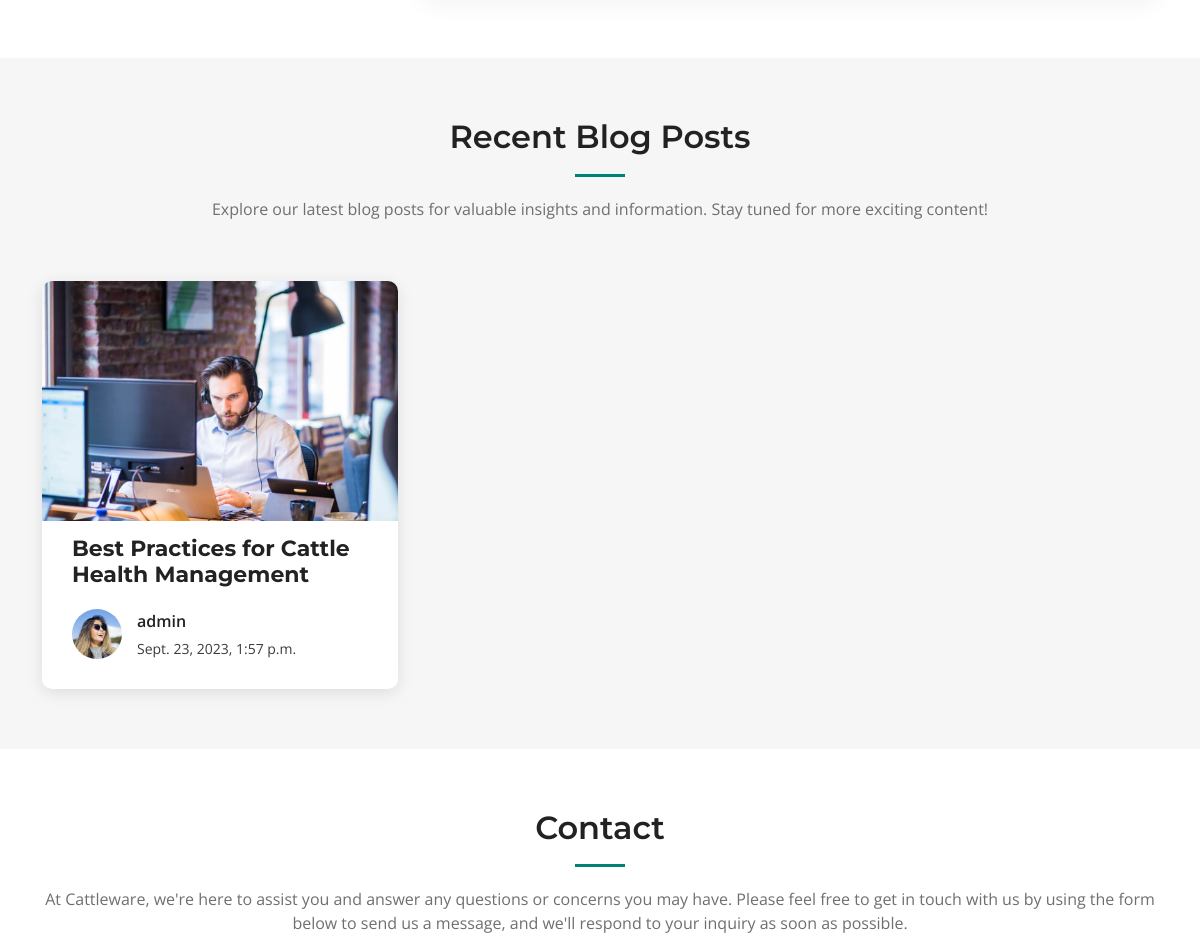
The app's page / (middle part), older data.
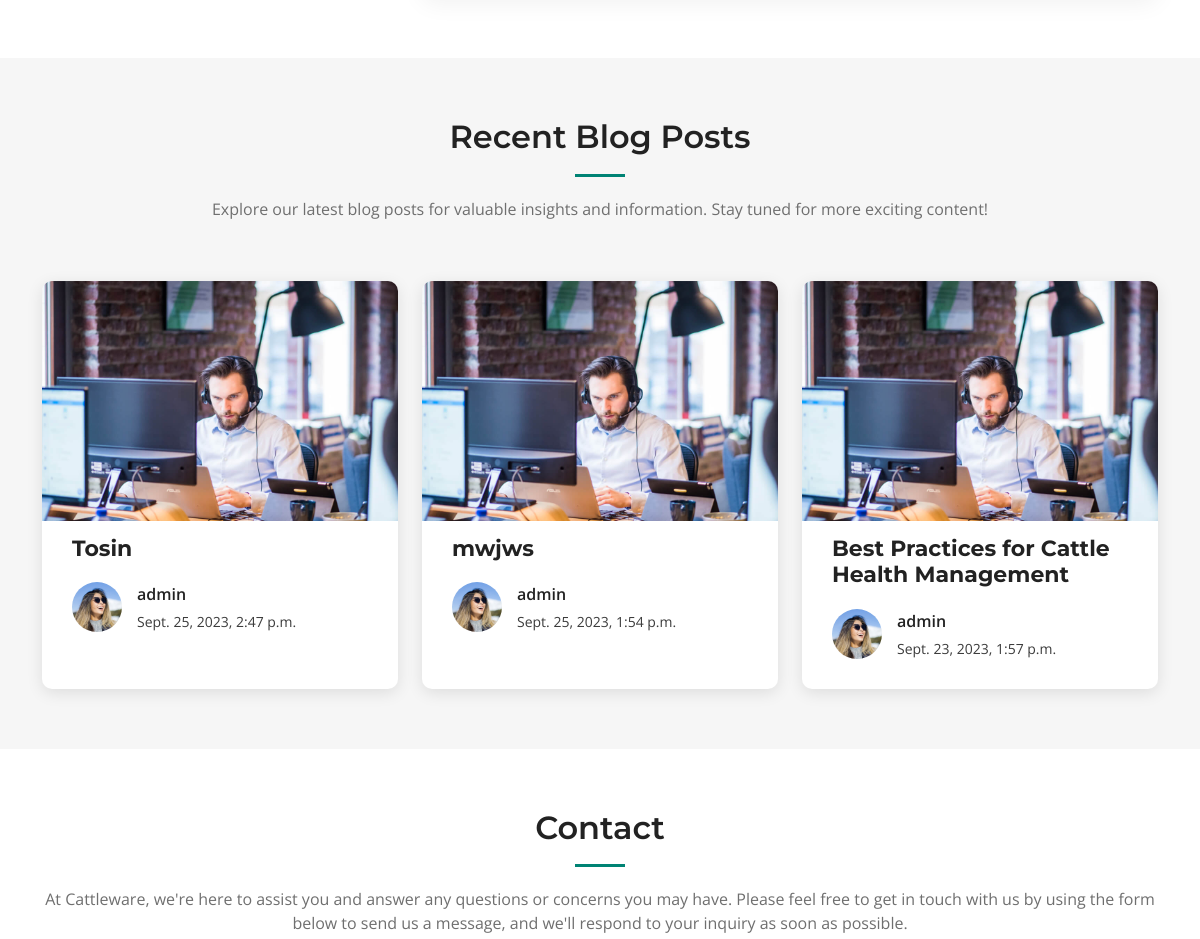
The same page, newer data.
### blog/models.py (models this page shows, shortened)
class BlogPost(models.Model):
    title = models.CharField(max_length=200)
    author = models.ForeignKey(User, on_delete=models.CASCADE)
    content = models.TextField()
    pub_date = models.DateTimeField(auto_now_add=True)
    approve = models.BooleanField(default=False)

### main/views.py (the view)
# urls.py: 2. Add a URL to urlpatterns:  path('', views.home, name='home')
def home(request):
    recent_blogs = BlogPost.objects.all().order_by('-pub_date')[:3]
    return render(request, 'index.html', {"recent_blogs": recent_blogs})

### templates/index.html (shortened to what this page needs)
{% extends 'base.html' %}
{% load static %}
{% block content %}
  <main id="main">
    <section id="faq" class="faq">
    </section>
    <section id="recent-posts" class="recent-posts sections-bg">
      <div class="container" data-aos="fade-up">
        <div class="section-header">
          <h2>Recent Blog Posts</h2>
          <p>Explore our latest blog posts for valuable insights and information. Stay tuned for more exciting content!</p>
        </div>
        <div class="row gy-4">
{% for recent_blog in recent_blogs %}
          <div class="col-xl-4 col-md-6">
            <article>
              <div class="post-img">
                <img src="{% static '/img/blog/blog-1.jpg' %}" alt="" class="img-fluid">
              </div>
              <h2 class="title">
                <a href="{% url 'blog_post_detail' recent_blog.pk %}">{{ recent_blog.title }}</a>
              </h2>
              <div class="d-flex align-items-center">
                <img src="{% static '/img/blog/blog-author.jpg" alt="" class="img-fluid post-author-img flex-shrink-0">
                <div class="post-meta">
                  <p class="post-author">{{ recent_blog.author }}</p>
                  <p class="post-date">
                    <time datetime="2022-01-01">{{ recent_blog.pub_date }}</time>
                  </p>
                </div>
              </div>
            </article>
          </div>
        </div>
      </div>
    </section>
    <section id="contact" class="contact">
      <div class="container" data-aos="fade-up">
        <div class="section-header">
          <h2>Contact</h2>
          <p>At Cattleware, we're here to assist you and answer any questions or concerns you may have. Please feel free to get in touch with us
              by using the form below to send us a message, and we'll respond to your inquiry as soon as possible.
          </p>
        </div>
      </div>
    </section>
  </main>
 {% endblock %}

### templates/base.html (shortened to what this page needs)
 {% load static %}
<!DOCTYPE html>
<html lang="en">
<head>
  <link href="{% static '/vendor/bootstrap/css/bootstrap.min.css' %}" rel="stylesheet">
  <link href="{% static '/vendor/bootstrap-icons/bootstrap-icons.css' %}" rel="stylesheet">
  <link href="{% static '/vendor/aos/aos.css' %}" rel="stylesheet">
  <link href="{% static '/vendor/glightbox/css/glightbox.min.css' %}" rel="stylesheet">
  <link href="{% static '/vendor/swiper/swiper-bundle.min.css' %}" rel="stylesheet">
  <link href="{% static '/css/main.css' %}?{% now 'U' %}" rel="stylesheet">
</head>
{% block body %}
<body>
  {% block content %}
    {% endblock %}
</body>
{% endblock body %}
</html>

### static/css/main.css (style rules this page uses)
:root { --font-default: "Open Sans", system-ui, -apple-system, "Segoe UI", Roboto, "Helvetica Neue", Arial, "Noto Sans", "Liberation Sans", sans-serif, "Apple Color Emoji", "Segoe UI Emoji", "Segoe UI Symbol", "Noto Color Emoji"; --font-primary: "Montserrat", sans-serif; --font-secondary: "Poppins", sans-serif; }
:root { --color-default: #222222; --color-primary: #008374; --color-secondary: #f85a40; }
:root { scroll-behavior: smooth; }
body { font-family: var(--font-default); color: var(--color-default); }
a { color: var(--color-primary); text-decoration: none; }
h1, h2, h3, h4, h5, h6 { font-family: var(--font-primary); }
section { padding: 60px 0; overflow: hidden; }
.sections-bg { background-color: #f6f6f6; }
.section-header { text-align: center; padding-bottom: 60px; }
.section-header h2 { font-size: 32px; font-weight: 600; margin-bottom: 20px; padding-bottom: 20px; position: relative; }
.section-header h2:after { content: ""; position: absolute; display: block; width: 50px; height: 3px; background: var(--color-primary); left: 0; right: 0; bottom: 0; margin: auto; }
.section-header p { margin-bottom: 0; color: #6f6f6f; }
section { scroll-margin-top: 70px; }
.recent-posts article { box-shadow: 0 4px 16px rgba(0, 0, 0, 0.1); background-color: #fff; padding: 30px; height: 100%; border-radius: 10px; overflow: hidden; }
.recent-posts .post-img { max-height: 240px; margin: -30px -30px 15px -30px; overflow: hidden; }
.recent-posts .title { font-size: 22px; font-weight: 700; padding: 0; margin: 0 0 20px 0; }
.recent-posts .title a { color: var(--color-default); transition: 0.3s; }
.recent-posts .post-author-img { width: 50px; border-radius: 50%; margin-right: 15px; }
.recent-posts .post-author { font-weight: 600; margin-bottom: 5px; }
.recent-posts .post-date { font-size: 14px; color: #3c3c3c; margin-bottom: 0; }

Row changes from the older to the newer data that the page shows:
added BlogPost: title "Tosin", author "admin", pub_date "Sept. 25, 2023, 2:47 p.m."
added BlogPost: title "mwjws", author "admin", pub_date "Sept. 25, 2023, 1:54 p.m."
